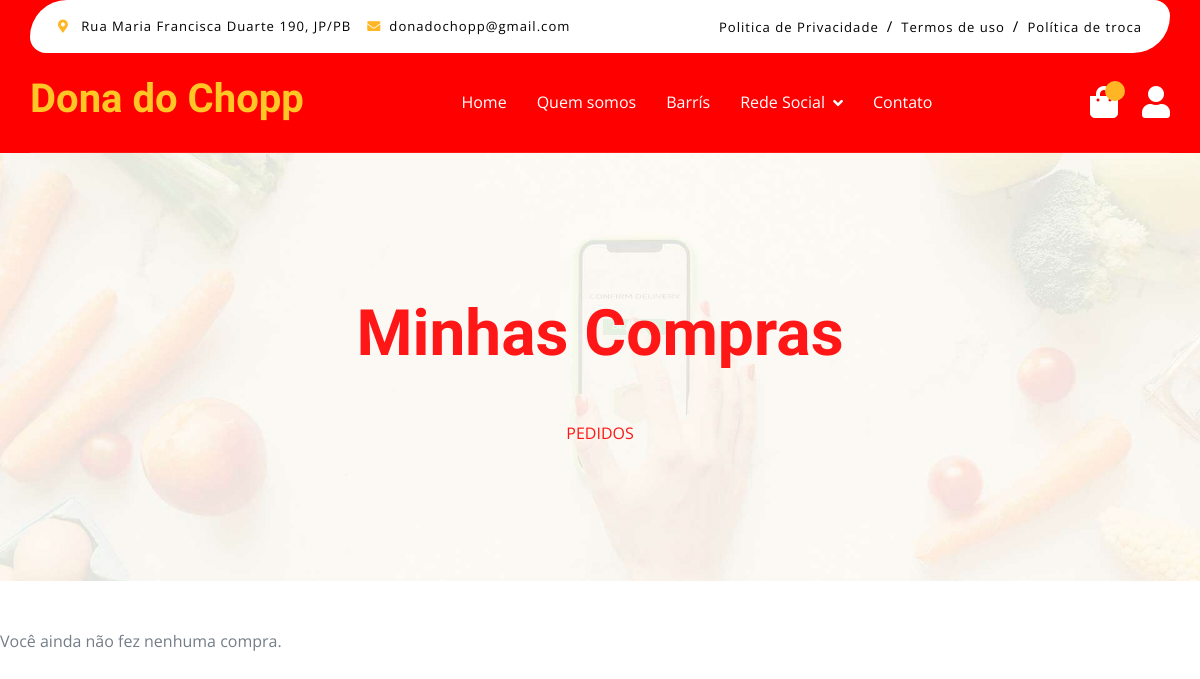
Page /minhas-compras/ (signed in) on the earlier database version.
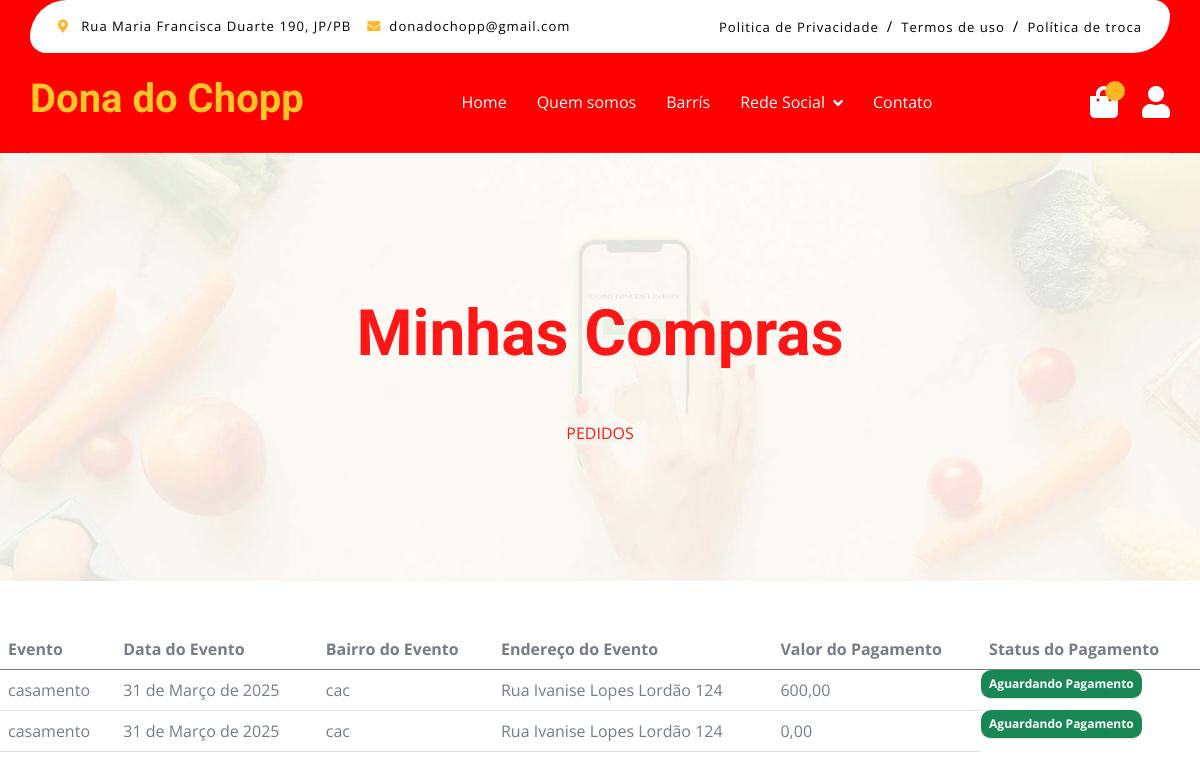
Same page on the later database version.
### authentication/models.py (models this page shows, shortened)
class Evento(models.Model):
    usuario = models.ForeignKey(Usuario, on_delete=models.CASCADE)
    cep = models.CharField(max_length=8, default=0)
    celular = models.CharField(max_length=11)
    bairro = models.CharField(max_length=100, default='None')
    endereco = models.CharField(max_length=100)
    data_evento = models.DateField(null=True)
    tipo_evento = models.CharField(max_length=50, null=True)
    status = models.CharField(max_length=50, null=True, blank=True, default=' ')
    hora_evento = models.TimeField(null=True)
    valor = models.DecimalField(max_digits=10, decimal_places=2, default=0)
    chopeiras = models.ManyToManyField(Chopeira)

### authentication/views.py (the view)
# urls.py: path('minhas-compras/', PedidosView.as_view(), name='minhas_compras'),
class PedidosView(TemplateView):
    template_name = 'sucesso.html'
    def get(self, request):
        usuario = request.user.username
        user = Usuario.objects.get(username=usuario)
        eventos = Evento.objects.filter(usuario=user).order_by('-id')
        print(f'-------------{usuario}---------')
        print(f'-------------{len(eventos)}---------')
        context = {'pagamentos':eventos}
        return render(request, self.template_name, context)

### templates/sucesso.html (shortened to what this page needs)
{% extends "base.html" %}
{% block 'content'%}
{% include 'parciais/nav_bar.html'%}
<div class="container-xxl py-5 bg-dark hero-header mb-5">
    <div class="container text-center my-5 pt-5 pb-4">
        <h1 class="mb-5 display-3 text-primary">Minhas Compras</h1>
        <nav aria-label="breadcrumb">
            <ol class="breadcrumb justify-content-center text-uppercase">
                <li class="breadcrumb-item"><a href="#">Pedidos</a></li>
            </ol>
        </nav>
    </div>
</div>
{% if pagamentos %}
    <table class="table d-none d-md-table">
        <thead>
            <tr>
                <th scope="col">Evento</th>
                <th scope="col">Data do Evento</th>
                <th scope="col">Bairro do Evento</th>
                <th scope="col">Endereço do Evento</th>
                <th scope="col">Valor do Pagamento</th>
                <th scope="col">Status do Pagamento</th>
            </tr>
        </thead>
        <tbody>
            {% for pag in pagamentos %}
            <tr>
                <td>{{ pag.tipo_evento }}</td>
                <td>{{ pag.data_evento }}</td>
                <td>{{ pag.bairro }}</td>
                <td>{{ pag.endereco }}</td>
                <td>{{ pag.valor }}</td>
                <td class="badge bg-success">{{ pag.status }}</td>
            </tr>
            {% endfor %}
        </tbody>
    </table>
{% else %}
    <p>Você ainda não fez nenhuma compra.</p>
{% endif %}
{% endblock %}

### templates/base.html (shortened to what this page needs)
<!DOCTYPE html>
<html lang="pt-br">
    <head>
        <link rel="stylesheet" href="https://use.fontawesome.com/releases/v5.15.4/css/all.css"/>
        <link href="https://cdn.jsdelivr.net/npm/bootstrap-icons@1.4.1/font/bootstrap-icons.css" rel="stylesheet">
        <link href="/static/lib/lightbox/css/lightbox.min.css" rel="stylesheet">
        <link href="/static/lib/owlcarousel/assets/owl.carousel.min.css" rel="stylesheet">
        <link href="/static/css/bootstrap.min.css" rel="stylesheet">
        <link href="/static/css/style.css" rel="stylesheet">
    </head>
    <body>
        {% block 'content'%}
        {%endblock%}
    </body>
</html>

### templates/parciais/nav_bar.html (shortened to what this page needs)
<div class="container-fluid fixed-top" hx-get="{% url 'qtdcar'%}" hx-target="#qtdcar">
    <div class="container topbar bg-primary d-none d-lg-block">
        <div class="d-flex justify-content-between">
            <div class="top-info ps-2">
                <small class="me-3"><i class="fas fa-map-marker-alt me-2 text-secondary"></i> <a href="#" class="text-white">Rua Maria Francisca Duarte 190, JP/PB</a></small>
                <small class="me-3"><i class="fas fa-envelope me-2 text-secondary"></i><a href="#" class="text-white">donadochopp@gmail.com</a></small>
            </div>
            <div class="top-link pe-2">
                <a href="#" class="text-white"><small class="text-back mx-2">Politica de Privacidade</small>/</a>
                <a href="#" class="text-white"><small class="text-back mx-2">Termos de uso</small>/</a>
                <a href="#" class="text-white"><small class="text-back ms-2">Política de troca</small></a>
            </div>
        </div>
    </div>
    <div class="container px-0">
        <nav class="navbar navbar-light navbar-expand-xl">
            <a href="{% url 'index' %}" class="navbar-brand"><h1 class="text-primary display-6">Dona do Chopp</h1></a>
            <div class="collapse navbar-collapse bg-red" id="navbarCollapse" style="background-color: red;">
                <div class="navbar-nav mx-auto">
                    <a href="{% url 'index'%}" class="nav-item nav-link active">Home</a>
                    <a href="#" class="nav-item nav-link">Quem somos</a>
                    <a href="{% url 'produtos'%}" class="nav-item nav-link">Barrís</a>
                    <div class="nav-item dropdown">
                        <a href="#" class="nav-link dropdown-toggle" data-bs-toggle="dropdown" aria-expanded="false">Rede Social</a>
                    </div>
                    <a href="#" class="nav-item nav-link">Contato</a>
                </div>
                <div class="d-flex m-3 me-0">
                    <a href="{% url 'pagina_carrinho'%}" class="position-relative me-4 my-auto">
                        <i class="fa fa-shopping-bag fa-2x text-white"></i>
                        <span class="position-absolute bg-secondary rounded-circle d-flex align-items-center justify-content-center text-dark px-1" style="top: -5px; left: 15px; height: 20px; min-width: 20px;" id="qtdcar">{{quantidade}}</span>
                    </a>
                    <a href="{% url 'minhas_compras'%}" class="my-auto">
                        <i class="fas fa-user fa-2x text-white"></i>
                    </a>
                </div>
            </div>
        </nav>
    </div>
</div>

### static/css/style.css (style rules this page uses)
.fixed-top { transition: 0.5s; background: var(--bs-white); border: 0; }
.topbar { padding: 20px; border-radius: 230px 100px; }
.topbar .top-info { font-size: 15px; line-height: 0; letter-spacing: 1px; display: flex; align-items: center; }
.topbar .top-link { font-size: 15px; line-height: 0; letter-spacing: 1px; display: flex; align-items: center; }
.topbar .top-link a { letter-spacing: 1px; }
.navbar .navbar-nav .nav-link { padding: 10px 15px; font-size: 16px; transition: .5s; }
.navbar { height: 100px; border-bottom: 1px solid rgba(255, 255, 255, .1); }
.navbar .navbar-nav .nav-link:hover, .navbar .navbar-nav .nav-link.active, .fixed-top.bg-white .navbar .navbar-nav .nav-link:hover, .fixed-top.bg-white .navbar .navbar-nav .nav-link.active { color: var(--bs-primary); }
.navbar .dropdown-toggle::after { border: none; content: "\f107"; font-family: "Font Awesome 5 Free"; font-weight: 700; vertical-align: middle; margin-left: 8px; }
.hero-header { background: linear-gradient(rgba(248, 223, 173, 0.1), rgba(248, 223, 173, 0.1)), url(../img/hero-img.jpg); background-position: center center; background-repeat: no-repeat; background-size: cover; }
@media (min-width: 992px) { .hero-header, .page-header { margin-top: 152px !important; } }

### templates/parciais/nav_bar.html (style rules this page uses)
.fixed-top { background-color: red !important; }
.navbar-brand h1 { color: #FEC725 !important; }
.nav-item, .nav-link { color: white !important; }
.topbar { background-color: white !important; }
.top-info a, .top-link a { color: black !important; }

### templates/sucesso.html (style rules this page uses)
@media (min-width: 768px) { .table { display: table; } }

Differences in the rows shown:
added Evento: tipo_evento "casamento", data_evento "31 de Março de 2025", bairro "cac", endereco "Rua Ivanise Lopes Lordão 124", valor "600,00", status "Aguardando Pagamento"
added Evento: tipo_evento "casamento", data_evento "31 de Março de 2025", bairro "cac", endereco "Rua Ivanise Lopes Lordão 124", valor "0,00", status "Aguardando Pagamento"
Other differences:
text no longer shown: "Você ainda não fez nenhuma compra."
text now shown: "Evento Data do Evento Bairro do Evento Endereço do Evento Valor do Pagamento Status do Pagamento"
